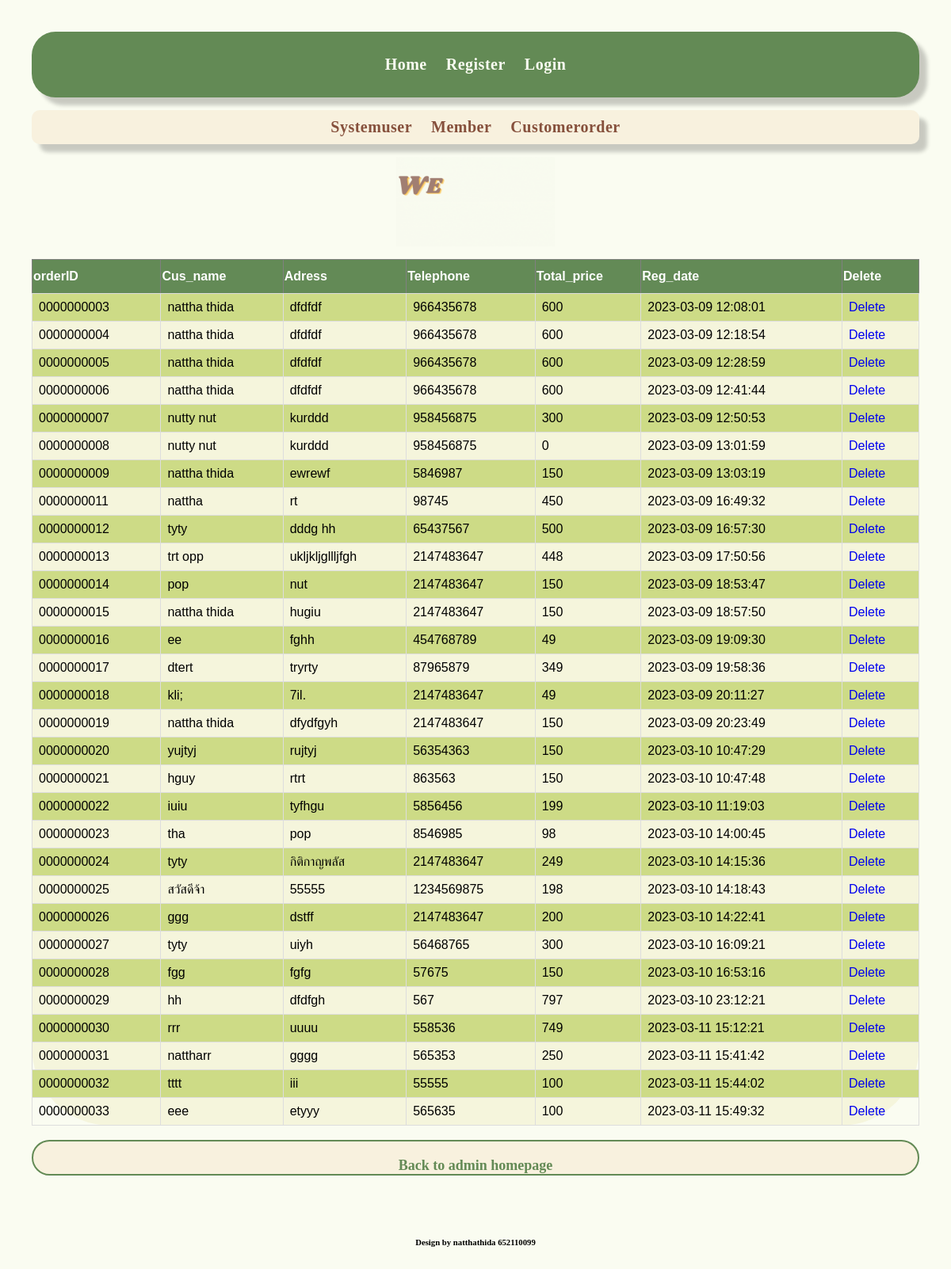
The app's page /showtb_order.php with its own data.
### tables this page shows
CREATE TABLE `tb_order` (
  `orderID` int(10) UNSIGNED ZEROFILL NOT NULL COMMENT 'เลขที่ใบสั่งซื้อ',
  `cus_name` varchar(60) NOT NULL COMMENT 'ชื่อ-นามสกุล',
  `address` text NOT NULL COMMENT 'ที่อยู่',
  `telephone` int(10) NOT NULL COMMENT 'เบอร์โทร',
  `total_price` float NOT NULL COMMENT 'ราคารวมสุทธิ',
  `reg_date` timestamp NOT NULL DEFAULT current_timestamp() COMMENT 'วันที่สั่งซื้อ'
);

### showtb_order.php (the view, shortened to what this page needs)
<html>
<head>
</head>
<body class="bodyshow">
<?php require_once"header.php"; ?>
<?php require_once"admin.php"; ?>
<?php
require_once "config.php";
?>
<div class="showdata">
<?php
$userquery= "SELECT * from tb_order";
$result= mysqli_query($connect,$userquery);
?>
<div class="table">
<?php
if(mysqli_num_rows($result)==0)
{
   echo "No record were found with query $userquery";
}
else
{
    echo "<table border =\"1\">";
    echo "<tr>
    <th>orderID</th>
    <th>Cus_name</th>
    <th>Adress</th>
    <th>Telephone</th>
    <th>Total_price</th>
    <th>Reg_date</th>
    <th>Delete</th>
    </tr>";
    while ($row = mysqli_fetch_assoc($result))
    {
    echo "<tr><td>".$row['orderID']."</td><td>"
        .$row['cus_name']."</td><td>"
        .$row['address']."</td><td>"
        .$row['telephone']."</td><td>"
        .$row['total_price']."</td><td>"
        .$row['reg_date']."</td>";
    echo "<td><a href=\"deletemember.php?id=".$row['orderID']."\">";
    echo "Delete</a></td></tr>";
    }
    echo "</table>";
}
?>
</div>
<div class="backadmin1">
<?php
echo "<a href=\"admin.php\"><p>Back to admin homepage</p></a><br><br>";
?>
</div>
</body>
</html>
<?php require_once"footer.php"; ?>

### main1.css (style rules this page uses)
* { box-sizing : border-box; }
body { margin: 0; font-family: Georgia; background-color: #ffffff; padding:40px; }
.bodyshow { background-color: #fafcf1; }

### showtb_order.php (style rules this page uses)
table { border-radius:100px; background-color: beige; font-family: Arial, Helvetica, sans-serif; border-collapse: collapse; width: 100%; }
table td, customers th { border: 1px solid #ddd; padding: 8px; }
table tr:nth-child(even) { background-color: #CDDB86; }
table th { padding-top: 12px; padding-bottom: 12px; text-align: left; background-color: #638A56; color: white; }
a { text-decoration: none; }
a p { text-decoration: none; text-align: center; font-weight: bold; font-size: 18px; color: #638A55; padding:20px 0 0 0; }
.backadmin1 a p { color:#638A55; border:2px solid #638A55; border-radius: 200px; background-color: #f8f1de; }

### records on screen
tb_order: orderID "0000000003", cus_name "nattha thida", address "dfdfdf", telephone "966435678", total_price "600", reg_date "2023-03-09 12:08:01"
tb_order: orderID "0000000004", cus_name "nattha thida", address "dfdfdf", telephone "966435678", total_price "600", reg_date "2023-03-09 12:18:54"
tb_order: orderID "0000000005", cus_name "nattha thida", address "dfdfdf", telephone "966435678", total_price "600", reg_date "2023-03-09 12:28:59"
tb_order: orderID "0000000006", cus_name "nattha thida", address "dfdfdf", telephone "966435678", total_price "600", reg_date "2023-03-09 12:41:44"
tb_order: orderID "0000000007", cus_name "nutty nut", address "kurddd", telephone "958456875", total_price "300", reg_date "2023-03-09 12:50:53"
tb_order: orderID "0000000008", cus_name "nutty nut", address "kurddd", telephone "958456875", total_price "0", reg_date "2023-03-09 13:01:59"
tb_order: orderID "0000000009", cus_name "nattha thida", address "ewrewf", telephone "5846987", total_price "150", reg_date "2023-03-09 13:03:19"
tb_order: orderID "0000000011", cus_name "nattha", address "rt", telephone "98745", total_price "450", reg_date "2023-03-09 16:49:32"
tb_order: orderID "0000000012", cus_name "tyty", address "dddg hh", telephone "65437567", total_price "500", reg_date "2023-03-09 16:57:30"
tb_order: orderID "0000000013", cus_name "trt opp", address "ukljkljgllljfgh", telephone "2147483647", total_price "448", reg_date "2023-03-09 17:50:56"
tb_order: orderID "0000000014", cus_name "pop", address "nut", telephone "2147483647", total_price "150", reg_date "2023-03-09 18:53:47"
tb_order: orderID "0000000015", cus_name "nattha thida", address "hugiu", telephone "2147483647", total_price "150", reg_date "2023-03-09 18:57:50"
tb_order: orderID "0000000016", cus_name "ee", address "fghh", telephone "454768789", total_price "49", reg_date "2023-03-09 19:09:30"
tb_order: orderID "0000000017", cus_name "dtert", address "tryrty", telephone "87965879", total_price "349", reg_date "2023-03-09 19:58:36"
tb_order: orderID "0000000018", cus_name "kli;", address "7il.", telephone "2147483647", total_price "49", reg_date "2023-03-09 20:11:27"
tb_order: orderID "0000000019", cus_name "nattha thida", address "dfydfgyh", telephone "2147483647", total_price "150", reg_date "2023-03-09 20:23:49"
tb_order: orderID "0000000020", cus_name "yujtyj", address "rujtyj", telephone "56354363", total_price "150", reg_date "2023-03-10 10:47:29"
tb_order: orderID "0000000021", cus_name "hguy", address "rtrt", telephone "863563", total_price "150", reg_date "2023-03-10 10:47:48"
tb_order: orderID "0000000022", cus_name "iuiu", address "tyfhgu", telephone "5856456", total_price "199", reg_date "2023-03-10 11:19:03"
tb_order: orderID "0000000023", cus_name "tha", address "pop", telephone "8546985", total_price "98", reg_date "2023-03-10 14:00:45"
tb_order: orderID "0000000024", cus_name "tyty", address "กิติกาญพลัส", telephone "2147483647", total_price "249", reg_date "2023-03-10 14:15:36"
tb_order: orderID "0000000025", cus_name "สวัสดีจ้า", address "55555", telephone "1234569875", total_price "198", reg_date "2023-03-10 14:18:43"
tb_order: orderID "0000000026", cus_name "ggg", address "dstff", telephone "2147483647", total_price "200", reg_date "2023-03-10 14:22:41"
tb_order: orderID "0000000027", cus_name "tyty", address "uiyh", telephone "56468765", total_price "300", reg_date "2023-03-10 16:09:21"
tb_order: orderID "0000000028", cus_name "fgg", address "fgfg", telephone "57675", total_price "150", reg_date "2023-03-10 16:53:16"
tb_order: orderID "0000000029", cus_name "hh", address "dfdfgh", telephone "567", total_price "797", reg_date "2023-03-10 23:12:21"
tb_order: orderID "0000000030", cus_name "rrr", address "uuuu", telephone "558536", total_price "749", reg_date "2023-03-11 15:12:21"
tb_order: orderID "0000000031", cus_name "nattharr", address "gggg", telephone "565353", total_price "250", reg_date "2023-03-11 15:41:42"
tb_order: orderID "0000000032", cus_name "tttt", address "iii", telephone "55555", total_price "100", reg_date "2023-03-11 15:44:02"
tb_order: orderID "0000000033", cus_name "eee", address "etyyy", telephone "565635", total_price "100", reg_date "2023-03-11 15:49:32"
